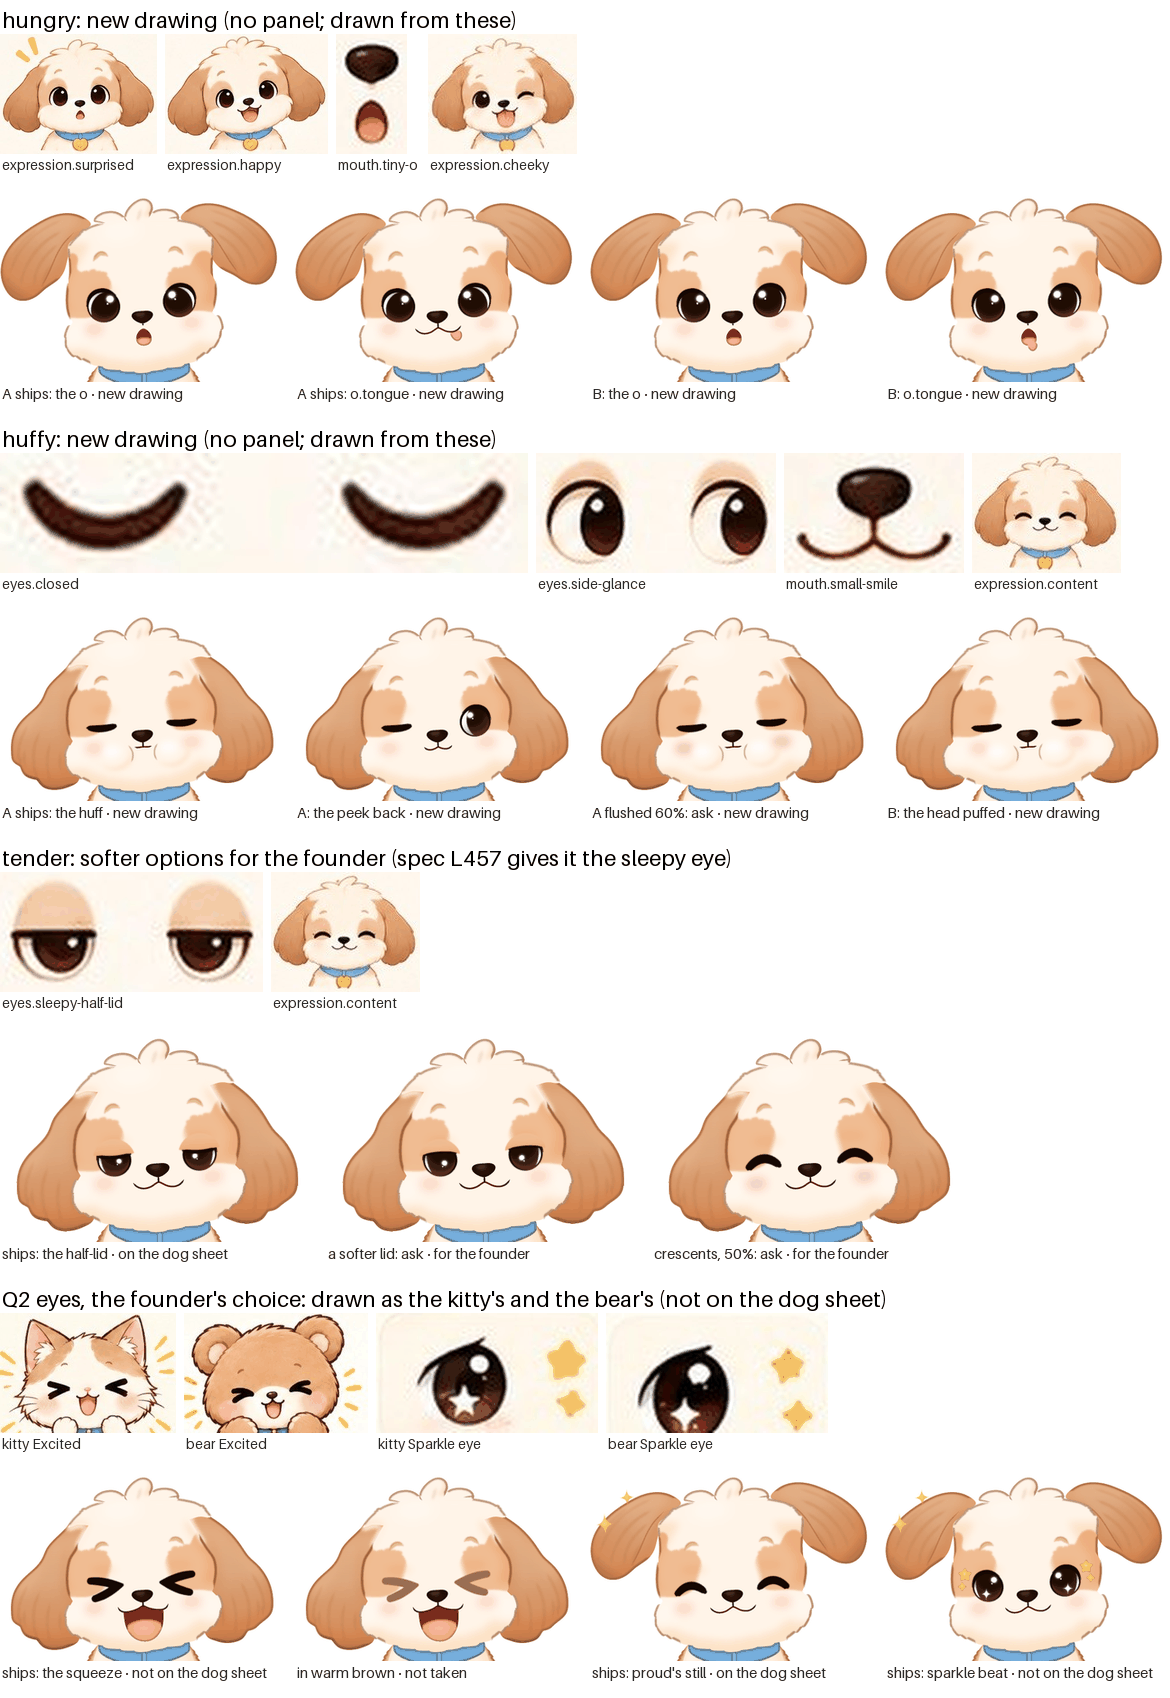

Write the Python code that produced this figure.
"""The new faces' review sheet, phone size: hungry and huffy, each variant beside the sheet panels it borrows from, and
Q2's eyes as the founder chose them beside the kitty's and the bear's panels that draw them, each labelled "new
drawing", "not on the dog sheet" or "not taken". The renders come from new.ts (a scratch package that never ships); the panels are the dog's crops
(characters/dog/ref/panels) and, for Q2, the kitty's and the bear's expression sheets cut at fixed boxes, for review
only.

    python3 qa/phase3/faces/new/sheet.py <new.ts out folder> <out.png>"""
import json
import sys
from pathlib import Path

from PIL import Image, ImageDraw, ImageFont

ROOT = Path(__file__).resolve().parents[4]
PANELS = ROOT / "characters" / "dog" / "ref" / "panels"
SHEETS = ROOT / "characters" / "reference"
WIDTH = 1170  # an iPhone's width in pixels
HEAD_BOX = (-88, -178, 88, -52)  # model points round the head, lifted ears and stars included
RENDER_H = 228
PANEL_H = 120
GAP = 8

# For Q2: the kitty's and the bear's own panels, by their box on the 1280 x 960 sheet (x, y, w, h), which the dog's
# squeeze and sparkle are drawn as (DECISIONS 202, 203).
OTHER = {
    "kitty Excited": ("kitty", (285, 150, 220, 150)),
    "kitty Sparkle eye": ("kitty", (332, 826, 96, 52)),
    "bear Excited": ("bear", (282, 150, 230, 150)),
    "bear Sparkle eye": ("bear", (336, 826, 96, 52)),
}

GROUPS = [
    {"title": "hungry: new drawing (no panel; drawn from these)",
     "panels": ["expressions.expression.surprised", "expressions.expression.happy", "expressions.mouth.tiny-o", "master.expression.cheeky"],
     "stills": ["hungry-A-o", "hungry-A", "hungry-B-o", "hungry-B"],
     "captions": ["A ships: the o", "A ships: o.tongue", "B: the o", "B: o.tongue"]},
    {"title": "huffy: new drawing (no panel; drawn from these)",
     "panels": ["expressions.eyes.closed", "expressions.eyes.side-glance", "expressions.mouth.small-smile", "master.expression.content"],
     "stills": ["huffy-A", "huffy-A-peek", "huffy-A-flush", "huffy-B"],
     "captions": ["A ships: the huff", "A: the peek back", "A flushed 60%: ask", "B: the head puffed"]},
    {"title": "tender: softer options for the founder (spec L457 gives it the sleepy eye)",
     "panels": ["expressions.eyes.sleepy-half-lid", "master.expression.content"],
     "stills": ["tender-A", "tender-soft", "tender-crescent"],
     "captions": ["ships: the half-lid", "a softer lid: ask", "crescents, 50%: ask"]},
    {"title": "Q2 eyes, the founder's choice: drawn as the kitty's and the bear's (not on the dog sheet)",
     "panels": ["kitty Excited", "bear Excited", "kitty Sparkle eye", "bear Sparkle eye"],
     "stills": ["q2-squeeze", "q2-squeeze-warm", "q2-proud", "q2-sparkle"],
     "captions": ["ships: the squeeze", "in warm brown", "ships: proud's still", "ships: sparkle beat"]},
]


def font(size):
    return ImageFont.load_default(size=size)


def head(still):
    """The still's head, cut at HEAD_BOX in model points, on white."""
    info = json.loads((still / "still.json").read_text())
    ppp, (rx, ry) = info["ppp"], info["rootPx"]
    im = Image.open(still / "white.png").convert("RGB")
    x0, y0, x1, y1 = HEAD_BOX
    size = (round((x1 - x0) * ppp), round((y1 - y0) * ppp))
    return im.transform(size, Image.EXTENT, (rx + x0 * ppp, ry + y0 * ppp, rx + x1 * ppp, ry + y1 * ppp), Image.BICUBIC, fillcolor=(255, 255, 255))


def panel(name):
    if name in OTHER:
        species, (x, y, w, h) = OTHER[name]
        return Image.open(SHEETS / species / "expressions.jpg").convert("RGB").crop((x, y, x + w, y + h))
    return Image.open(PANELS / name.split(".")[0] / f"{name}.png").convert("RGB")


def scaled(im, height):
    return im.resize((round(im.width * height / im.height), height), Image.LANCZOS)


def strip(images, captions, height, size):
    """Images side by side at one height, each captioned under it, scaled down together if they overflow the width."""
    tiles = [scaled(im, height) for im in images]
    # Each tile at least as wide as its caption, so no caption runs into the next.
    room = [max(t.width, round(font(size).getlength(c)) + 4) for t, c in zip(tiles, captions)]
    total = sum(room) + GAP * (len(tiles) - 1)
    if total > WIDTH:
        k = WIDTH / total
        tiles = [scaled(t, max(1, round(t.height * k))) for t in tiles]
        room = [max(t.width, round(font(size).getlength(c)) + 4) for t, c in zip(tiles, captions)]
    h = max(t.height for t in tiles) + size + 8
    out = Image.new("RGB", (WIDTH, h), "white")
    draw = ImageDraw.Draw(out)
    x = 0
    for t, caption, w in zip(tiles, captions, room):
        out.paste(t, (x, 0))
        draw.text((x + 2, t.height + 2), caption, fill=(40, 40, 40), font=font(size))
        x += w + GAP
    return out


def main(folder, out):
    folder = Path(folder)
    labels = {e["still"]: e for e in json.loads((folder / "new.json").read_text())}
    rows = []
    for g in GROUPS:
        title = Image.new("RGB", (WIDTH, 34), "white")
        ImageDraw.Draw(title).text((2, 6), g["title"], fill=(0, 0, 0), font=font(22))
        rows.append(title)
        rows.append(strip([panel(p) for p in g["panels"]], [p.split(".", 1)[-1] if p not in OTHER else p for p in g["panels"]], PANEL_H, 14))
        captions = [f"{c} · {labels[s]['label']}" for s, c in zip(g["stills"], g["captions"])]
        rows.append(strip([head(folder / s) for s in g["stills"]], captions, RENDER_H, 15))
        rows.append(Image.new("RGB", (WIDTH, 14), "white"))
    full = Image.new("RGB", (WIDTH, sum(r.height for r in rows)), "white")
    y = 0
    for r in rows:
        full.paste(r, (0, y))
        y += r.height
    # 256 colours keep it small enough to open from a pull request on a phone.
    full.quantize(colors=256).save(out, optimize=True)
    print(out, full.size)


if __name__ == "__main__":
    main(sys.argv[1], sys.argv[2])
